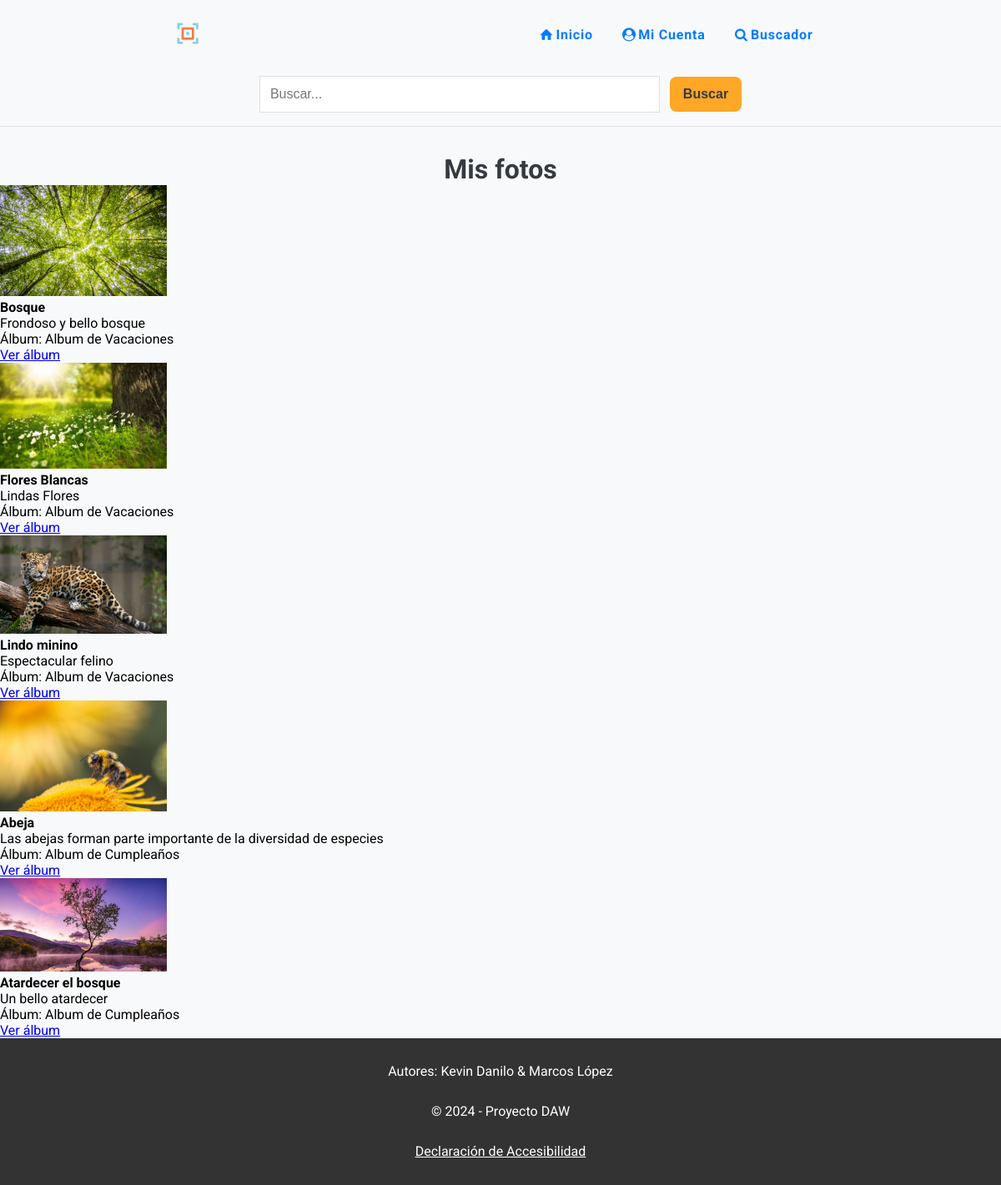
The app's page /mis-fotos.php (signed in) with its own data.
### tables this page shows
CREATE TABLE `fotos` (
  `idFoto` int(11) NOT NULL,
  `titulo` varchar(255) NOT NULL,
  `descripcion` varchar(500) DEFAULT NULL,
  `fecha` date DEFAULT NULL,
  `pais` int(11) NOT NULL,
  `album` int(11) NOT NULL,
  `fichero` varchar(255) NOT NULL,
  `alternativo` varchar(255) DEFAULT NULL,
  `fRegistro` timestamp NOT NULL DEFAULT current_timestamp() ON UPDATE current_timestamp()
);

CREATE TABLE `albumes` (
  `idAlbum` int(11) NOT NULL,
  `titulo` varchar(255) NOT NULL,
  `descripcion` varchar(500) DEFAULT NULL,
  `usuario` int(11) NOT NULL
);

### mis-fotos.php (the view, shortened to what this page needs)
<?php
include "inc/html-start.php";
include "inc/cabecera.php";
include "inc/conexion-db.php";
$usuarioId = $_SESSION['idUsuario'];
$sql = "SELECT Fotos.*, Albumes.titulo AS AlbumTitulo
        FROM fotos
        INNER JOIN albumes ON fotos.album = albumes.idAlbum
        WHERE albumes.usuario = ?";
$stmt = $conn->prepare($sql);
$stmt->bind_param("i", $usuarioId);
$stmt->execute();
$result = $stmt->get_result();
?>
<main>
  <h1>Mis fotos</h1>
  <?php if ($result->num_rows > 0): ?>
    <ul>
      <?php while ($foto = $result->fetch_assoc()): ?>
        <li>
          <img src="fotos/<?= htmlspecialchars($foto['fichero'], ENT_QUOTES, 'UTF-8'); ?>"
               alt="<?= htmlspecialchars($foto['titulo'], ENT_QUOTES, 'UTF-8'); ?>"
               style="max-width: 200px; height: auto;"><br>
          <strong><?= htmlspecialchars($foto['titulo']) ?></strong><br>
          <?= htmlspecialchars($foto['descripcion']) ?><br>
          Álbum: <?= htmlspecialchars($foto['AlbumTitulo']) ?><br>
          <a href="ver-album.php?id=<?= $foto['album'] ?>">Ver álbum</a>
        </li>
      <?php endwhile; ?>
    </ul>
  <?php else: ?>
    <p>No tienes fotos subidas.</p>
  <?php endif; ?>
</main>
<?php
include "inc/pie.php";
include "inc/html-end.php";
?>

### css/styles.css (style rules this page uses)
* { margin: 0; padding: 0; box-sizing: border-box; }
body { min-height: 100dvh; font-family: "Roboto", sans-serif; background-color: var(--background-color); }
img { height: auto; max-width: 100%; }
body>main>h1, h2 { text-align: center; color: var(--text-color); margin: 1em 0; }
@media screen and (width >=600px) { body>main>h1 { margin: 1em 0 0 0; } }

### css/print.css (style rules this page uses)
* { background-color: var(--color-blanco); color: var(--color-negro); margin: 0; padding: 0; }
body { font-family: Arial, sans-serif; font-size: 12pt; }
a { color: var(--color-azul); text-decoration: underline; }
a::after { content: attr(href); }
img { width: 100%; height: 380px; object-fit: cover; }

### css/variables.css (style rules this page uses)
:root { --primary-color: #007BFF; --secondary-color: #FFA726; --accent-color: #66BB6A; --background-color: #F8F9FA; --text-color: #343A40; --card-background-color: #ffffff; --image-card-background: #f0f0f5; --hover-primary: #0056b3; --hover-secondary: #e68a00; --shadow-color: rgba(0, 0, 0, .1); --border-color: #E0E0E0; --success-color: #28a745; --error-color: #dc3545; --color-blanco: #ffffff; --color-negro: #000000; --color-azul: #0000ff; --contrast-primary-color: #0A2463; --contrast-hover-primary: #051C47; --dark-background-color: #121212; --dark-primary-color: #6EA8FF; --dark-secondary-color: #FFB74D;; --dark-text-primary: rgba(255, 255, 255, 0.87); --dark-card-background-color: #1E1E1E; --dark-image-card-background: #2A2A2E; --dark-hover-primary: #85B8FF; --dark-hover-secondary: #FFC266; --dark-shadow-color: rgba(255, 255, 255, .1); }

### records on screen
fotos: fichero (picture), titulo "Bosque", descripcion "Frondoso y bello bosque", album.titulo "Album de Vacaciones"
fotos: fichero (picture), titulo "Flores Blancas", descripcion "Lindas Flores", album.titulo "Album de Vacaciones"
fotos: fichero (picture), titulo "Lindo minino", descripcion "Espectacular felino", album.titulo "Album de Vacaciones"
fotos: fichero (picture), titulo "Abeja", descripcion "Las abejas forman parte importante de la diversidad de especies", album.titulo "Album de Cumpleaños"
fotos: fichero (picture), titulo "Atardecer el bosque", descripcion "Un bello atardecer", album.titulo "Album de Cumpleaños"
